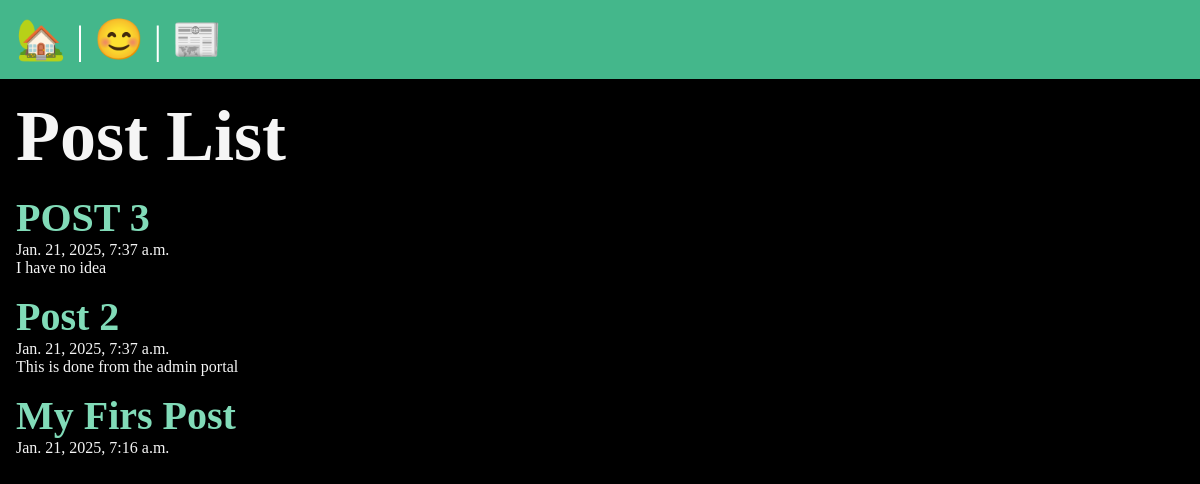
/posts/, run on an earlier commit of the app's database.
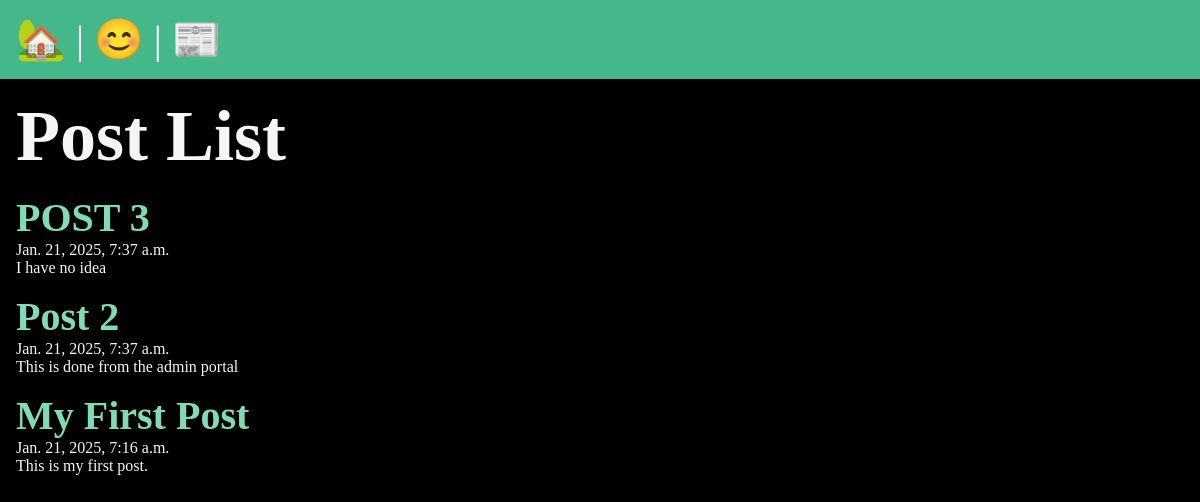
And on a later commit of the database.
### posts/models.py (models this page shows, shortened)
class Post(models.Model):
    title= models.CharField(max_length=75)
    body= models.TextField()
    slug= models.SlugField()
    date= models.DateTimeField(auto_now_add=True)
    age= models.PositiveIntegerField()

### posts/views.py (the view)
# urls.py: path('', views.posts_list, name='list'),
def posts_list(request):
    posts= Post.objects.all().order_by('-date')
    return render(request, 'posts/posts_list.html', {'posts': posts})

### posts/templates/posts/posts_list.html (shortened to what this page needs)
{% extends 'layout.html' %}
{% block content%}
<section>
    <h1>Post List</h1>
    {% for post in posts%}
    <article class= "Post">
        <h2>
            <a href="{% url 'posts:page' slug=post.slug%}">
               {{ post.title }}
            </a>
        </h2>
        <p>{{ post.date }}</p>
        <p>{{ post.body }}</p>
        </article>
    {%endfor%}
</section>
{%endblock%}

What changed in the data, as far as the page shows it:
changed Post: title "My Firs Post" → "My First Post"; body (not shown) → "This is my first post."
